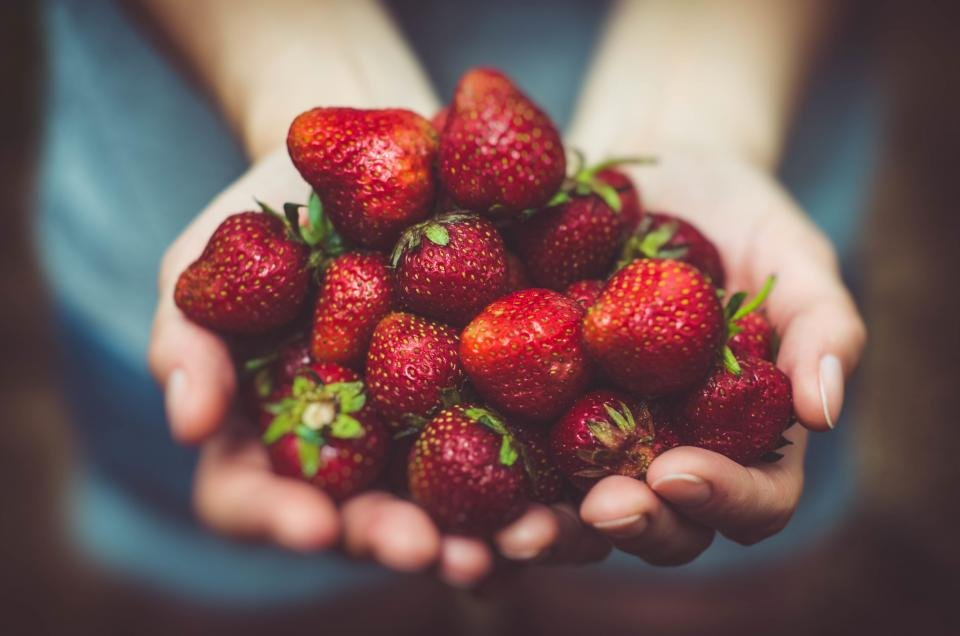
#> input picture references/anchors/hands-craft-strawberries-cupped.jpg, 960 x 636 px
$ python qa.py ../references/anchors/hands-craft-strawberries-cupped.jpg
#> lines starting #> are read from the running program, lines starting #| are printed output that depends on the picture
"""Automatic quality checks for a candidate set, run before anyone looks at it.

    python -I qa.py <img> [<img> ...] [--size 1080x1350] [--json]
    python -I qa.py --self-test

Per image (against --size, the delivery size; default 1080x1080):
  FAIL upscale   the source is too small: the delivery crop would upscale it more than 1.5x
  FAIL dup       a near-duplicate of another image in the set (perceptual dHash, Hamming <= 6 of 64)
  WARN soft      low detail (variance of the Laplacian at delivery scale is low): check focus at full size
  WARN saturated many strongly saturated pixels: the "AI candy" grade
  WARN clipped   blown highlights or crushed shadows across a large area
  WARN flat      almost no tonal range (a blank or washed-out frame)
FAIL = drop it or fix it. WARN = look at that image at full size before passing it.
Exit code 1 if anything FAILs. Thresholds are deliberately loose: this catches the obvious,
the visual review in craft.md catches the rest.
"""
from __future__ import annotations

import json
import sys
import tempfile
from pathlib import Path

import numpy as np
from PIL import Image, ImageFilter, ImageOps

MAX_UPSCALE = 1.5
DUP_BITS = 6
SOFT_LAPLACIAN = 40.0      # variance of the Laplacian on grey 0-255 at delivery scale
SAT_PIXEL, SAT_SHARE = 0.80, 0.12
CLIP_SHARE = 0.04
FLAT_STD = 18.0


def dhash(im: Image.Image) -> int:
    g = np.asarray(im.convert("L").resize((9, 8), Image.LANCZOS), dtype=np.int16)
    bits = (g[:, 1:] > g[:, :-1]).flatten()
    return int("".join("1" if b else "0" for b in bits), 2)


def laplacian_var(grey: np.ndarray) -> float:
    g = grey.astype(np.float32)
    lap = -4 * g[1:-1, 1:-1] + g[:-2, 1:-1] + g[2:, 1:-1] + g[1:-1, :-2] + g[1:-1, 2:]
    return float(lap.var())


def check(path: str, size: tuple[int, int]) -> dict:
#> called with size = (1080, 1080)
    im = ImageOps.exif_transpose(Image.open(path)).convert("RGB")
#> im is the input picture: PIL image 960x636 RGB; mean R, G, B 118.4, 89.1, 87.8
    w, h = size
    scale = max(w / im.width, h / im.height)
#> scale = 1.7
    # judge sharpness and tone at the size it will actually be seen
    seen = im.resize((max(1, round(im.width * scale)), max(1, round(im.height * scale))), Image.LANCZOS) if scale < 1 else im
    grey = np.asarray(seen.convert("L"))
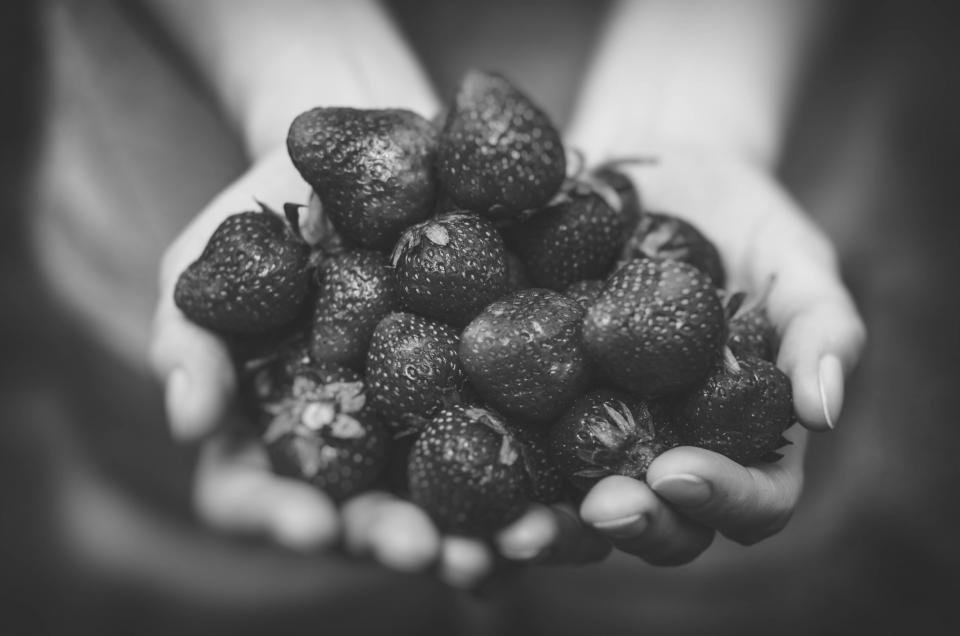
#> grey: shape (636, 960); min 28, max 231, mean 97.7
    hsv = np.asarray(seen.convert("HSV"), dtype=np.float32) / 255.0
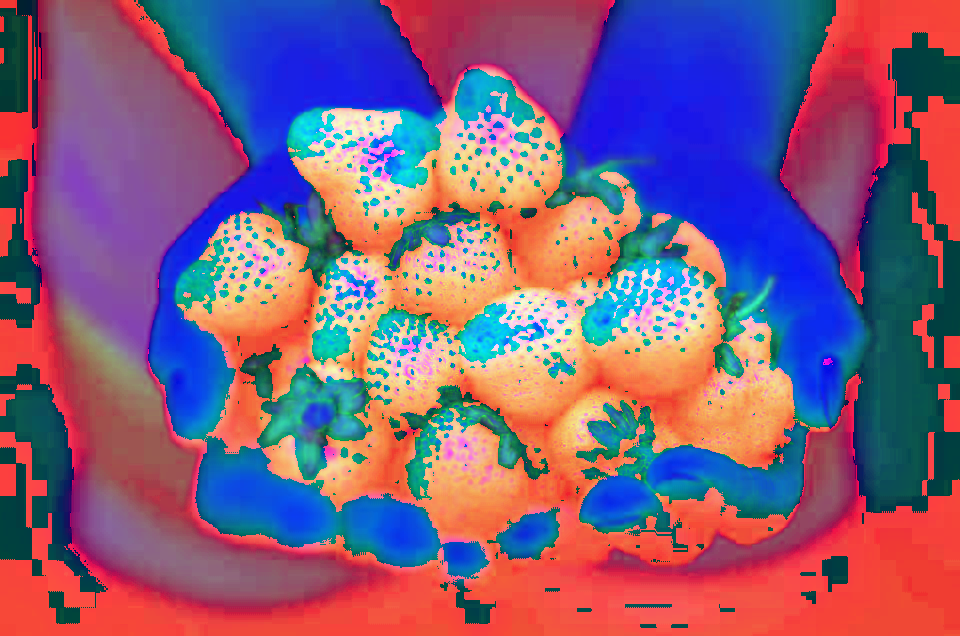
#> hsv: shape (636, 960, 3) float32; mean R, G, B 0.515, 0.366, 0.492
    rgb = np.asarray(seen)
    sharp = laplacian_var(grey)
#> in laplacian_var, `lap = -4 * g[1:-1, 1:-1] + g[:-2, 1:-1] + g[2:, 1:-1] + g[1:-1, :-2] +..`:
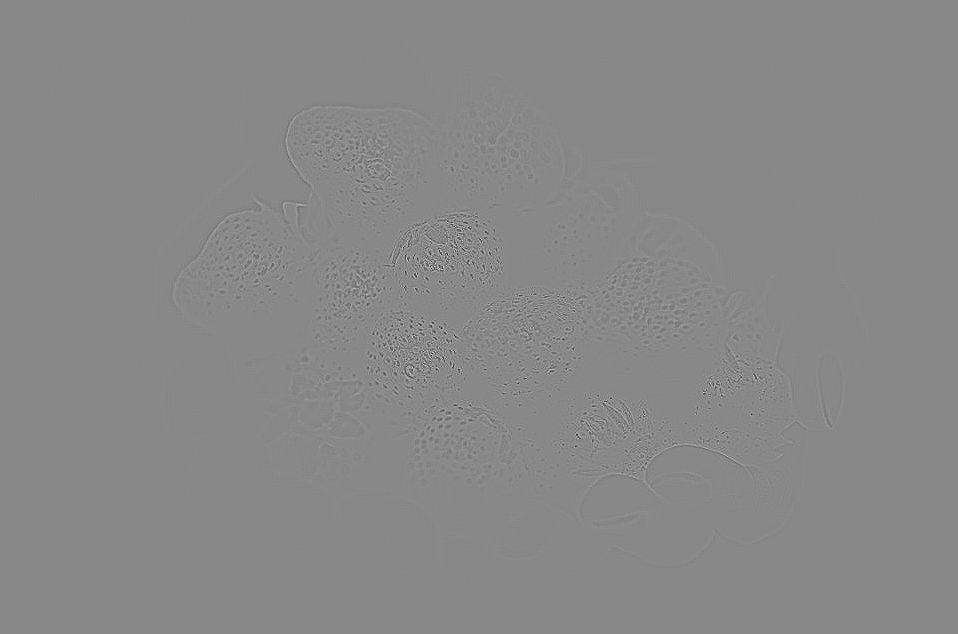
#> lap: shape (634, 958) float32; min -325, max 283, mean 0; drawn with min black and max white
#> sharp = 135.9
    sat_share = float(((hsv[..., 1] > SAT_PIXEL) & (hsv[..., 2] > 0.25)).mean())
#> sat_share = 0.0327
    hi = float((rgb.min(axis=2) >= 250).mean())
#> hi = 0
    lo = float((rgb.max(axis=2) <= 5).mean())
#> lo = 0
    std = float(grey.std())
#> std = 54.24
    issues = []
    if scale > MAX_UPSCALE:
        issues.append(f"FAIL upscale {scale:.2f}x (source {im.width}x{im.height} for {w}x{h})")
    if sharp < SOFT_LAPLACIAN:
        issues.append(f"WARN soft (laplacian {sharp:.0f} < {SOFT_LAPLACIAN:.0f})")
    if sat_share > SAT_SHARE:
        issues.append(f"WARN saturated ({sat_share:.0%} of pixels strongly saturated)")
    if hi > CLIP_SHARE or lo > CLIP_SHARE:
        issues.append(f"WARN clipped (highlights {hi:.0%}, shadows {lo:.0%})")
    if std < FLAT_STD:
        issues.append(f"WARN flat (tonal std {std:.0f})")
    return {"file": path, "source": f"{im.width}x{im.height}", "upscale": round(scale, 2),
            "sharpness": round(sharp), "saturated": round(sat_share, 3), "hash": dhash(im), "issues": issues}


def run(paths: list[str], size: tuple[int, int]) -> list[dict]:
    results = [check(p, size) for p in paths]
#> results = 1 item
    for i, a in enumerate(results):
        for b in results[i + 1:]:
            d = bin(a["hash"] ^ b["hash"]).count("1")
            if d <= DUP_BITS:
                b["issues"].append(f"FAIL dup of {Path(a['file']).name} (hash distance {d})")
#> this loop made 1 pass
    return results


def _self_test() -> None:
    rng = np.random.default_rng(7)
    with tempfile.TemporaryDirectory() as d:
        base = np.full((1400, 1400, 3), 110, np.uint8)
        for k in range(40):  # sharp, varied, natural-ish scene: random rectangles + noise
            x, y = rng.integers(0, 1300, 2)
            base[y:y + rng.integers(40, 300), x:x + rng.integers(40, 300)] = rng.integers(40, 200, 3)
        base = np.clip(base.astype(int) + rng.normal(0, 12, base.shape), 0, 255).astype(np.uint8)
        Image.fromarray(base).save(f"{d}/sharp.png")
        Image.fromarray(base).filter(ImageFilter.GaussianBlur(12)).save(f"{d}/soft.png")
        Image.fromarray(base).resize((1200, 1200)).save(f"{d}/dup.png")
        Image.fromarray(base[:600, :600]).save(f"{d}/small.png")
        candy = np.zeros((1200, 1200, 3), np.uint8)
        candy[..., 0], candy[..., 2] = 255, rng.integers(0, 60, (1200, 1200))
        Image.fromarray(candy).save(f"{d}/candy.png")
        Image.fromarray(np.full((1200, 1200, 3), 128, np.uint8)).save(f"{d}/flat.png")
        r = {Path(x["file"]).stem: x["issues"] for x in
             run([f"{d}/{n}.png" for n in ("sharp", "soft", "dup", "small", "candy", "flat")], (1080, 1080))}
        assert r["sharp"] == [], r["sharp"]
        assert any("soft" in i for i in r["soft"]), r["soft"]
        assert any("FAIL dup of sharp" in i for i in r["dup"]), r["dup"]
        assert any("FAIL upscale" in i for i in r["small"]), r["small"]
        assert any("saturated" in i for i in r["candy"]), r["candy"]
        assert any("flat" in i for i in r["flat"]), r["flat"]
    print("self-test OK")


if __name__ == "__main__":
    a = sys.argv[1:]
    if a[:1] == ["--self-test"]:
        _self_test()
        sys.exit(0)
    size = (1080, 1080)
    if "--size" in a:
        sw, sh = a[a.index("--size") + 1].split("x")
        size = (int(sw), int(sh))
        del a[a.index("--size"):a.index("--size") + 2]
    as_json = "--json" in a
    files = [x for x in a if x != "--json"]
    if not files:
        print(__doc__)
        sys.exit(2)
    res = run(files, size)
#> res = 1 item
    if as_json:
        print(json.dumps([{k: v for k, v in r.items() if k != "hash"} for r in res], indent=2))
    else:
        for r in res:
            print(f"{Path(r['file']).name}: {r['source']} upscale {r['upscale']}x sharp {r['sharpness']}  "
                  + ("; ".join(r["issues"]) or "ok"))
#> (the run stopped early here; a loop or call above may not have finished)

$ run again, on references/anchors/exterior-place-hay-field-horses.jpg
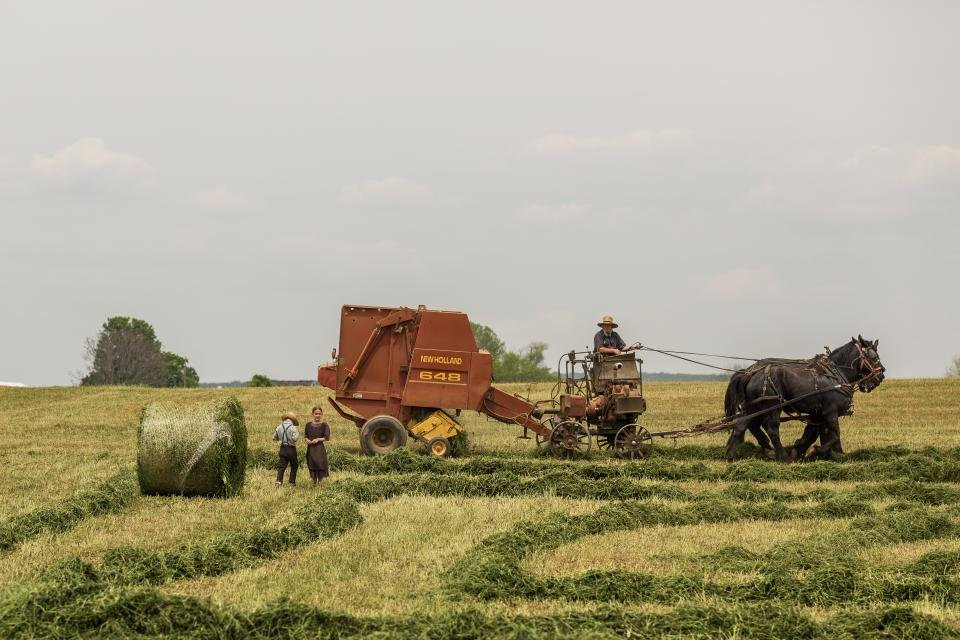
#> input picture references/anchors/exterior-place-hay-field-horses.jpg, 960 x 640 px
#> in check, im is the input picture: PIL image 960x640 RGB; mean R, G, B 169.4, 162.9, 137.9
#> in check, `grey = np.asarray(seen.convert("L"))`:
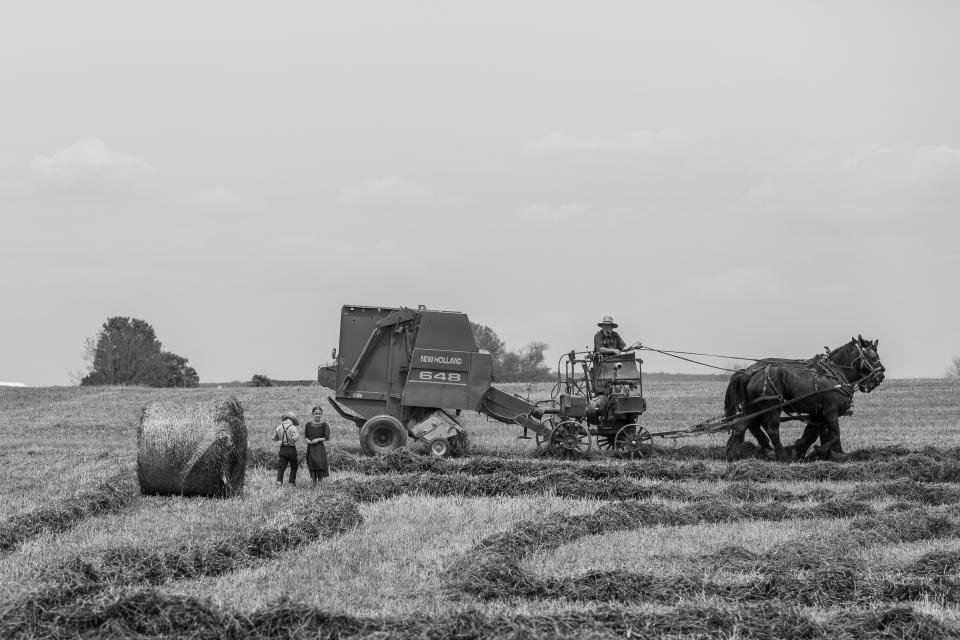
#> grey: shape (640, 960); min 0, max 249, mean 162
#> in check, `hsv = np.asarray(seen.convert("HSV"), dtype=np.float32) / 255.0`:
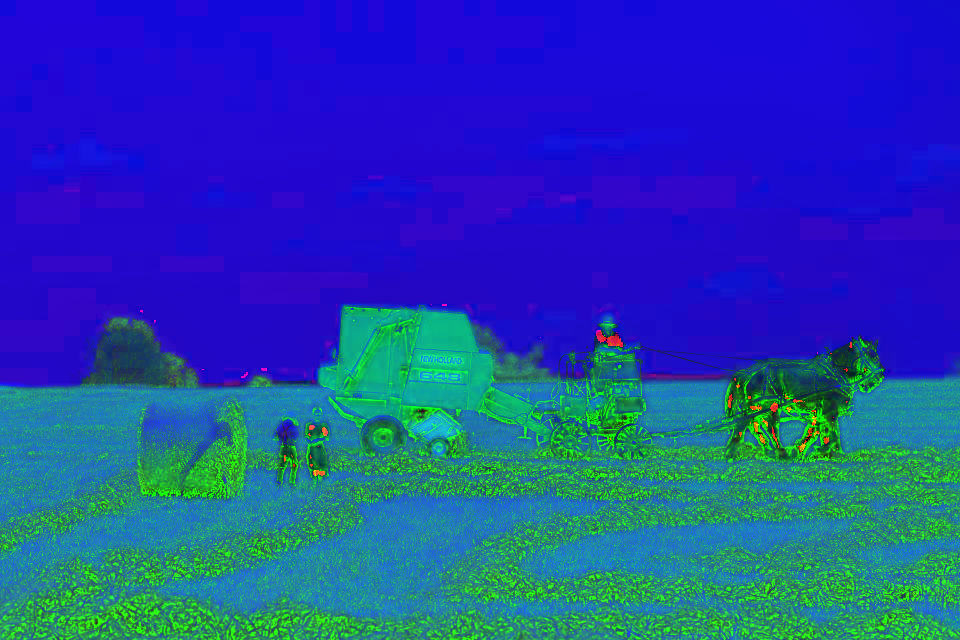
#> hsv: shape (640, 960, 3) float32; mean R, G, B 0.13, 0.259, 0.665
#> sharp = 2421.7
#> sat_share = 0.00699
#> hi = 0
#> lo = 0.000436
#> std = 57.18
#> results = 1 item
#> the loop in run, `for i, a in enumerate(results):` made 1 pass
#> the loop `for r in res:` made 1 pass
#| exterior-place-hay-field-horses.jpg: 960x640 upscale 1.69x sharp 2422  FAIL upscale 1.69x (source 960x640 for 1080x1080)

$ run again, on references/anchors/exterior-place-ivy-cottage-door.jpg
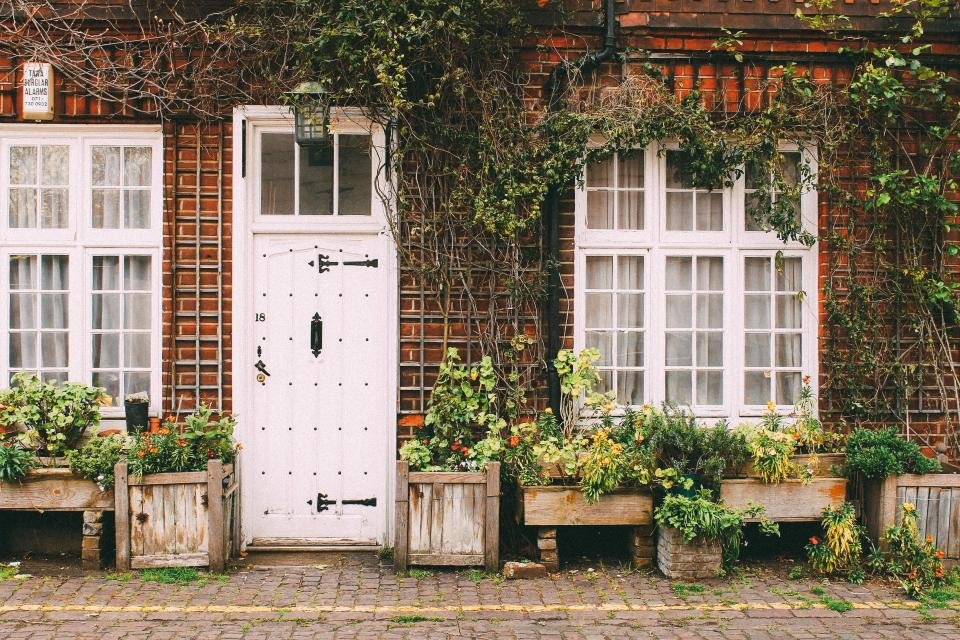
#> input picture references/anchors/exterior-place-ivy-cottage-door.jpg, 960 x 640 px
#> in check, im is the input picture: PIL image 960x640 RGB; mean R, G, B 133.9, 119.2, 99.4
#> in check, `grey = np.asarray(seen.convert("L"))`:
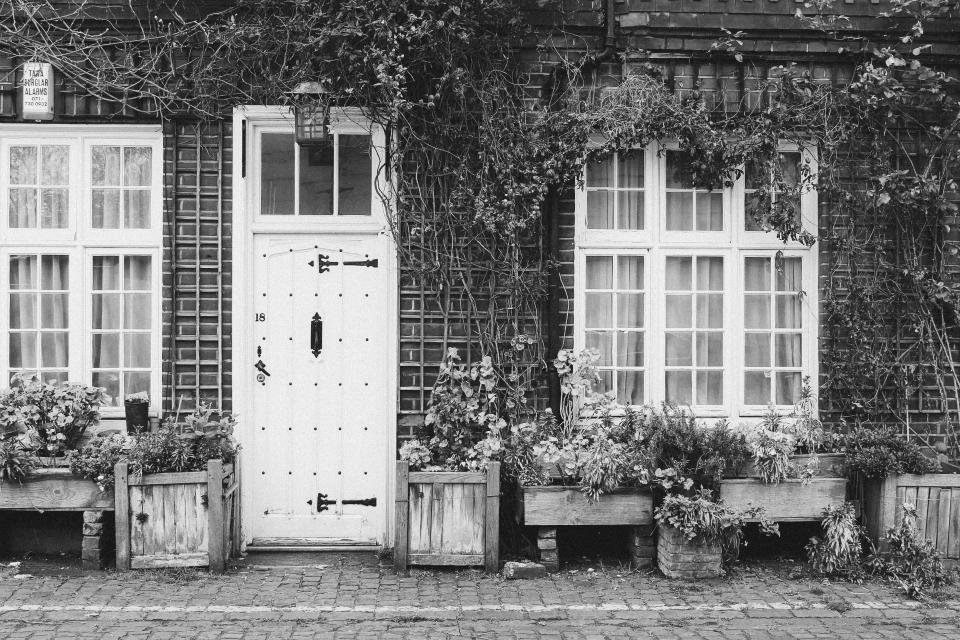
#> grey: shape (640, 960); min 0, max 254, mean 121.3
#> in check, `hsv = np.asarray(seen.convert("HSV"), dtype=np.float32) / 255.0`:
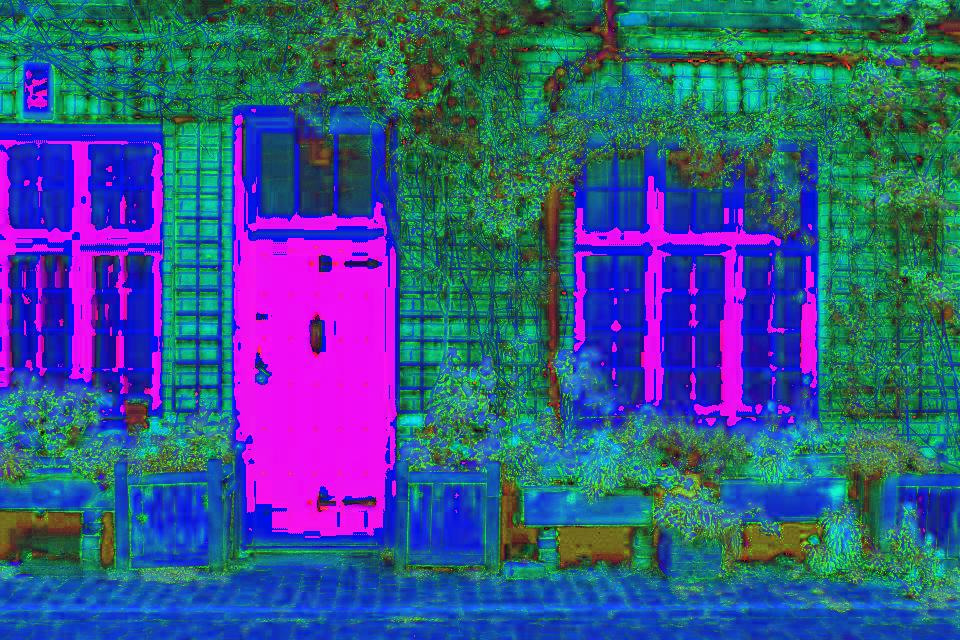
#> hsv: shape (640, 960, 3) float32; mean R, G, B 0.212, 0.341, 0.532
#> sharp = 6026.9
#> sat_share = 0.0136
#> hi = 9.28e-05
#> lo = 7.16e-05
#> std = 68.51
#> results = 1 item
#> the loop in run, `for i, a in enumerate(results):` made 1 pass
#> the loop `for r in res:` made 1 pass
#| exterior-place-ivy-cottage-door.jpg: 960x640 upscale 1.69x sharp 6027  FAIL upscale 1.69x (source 960x640 for 1080x1080)
